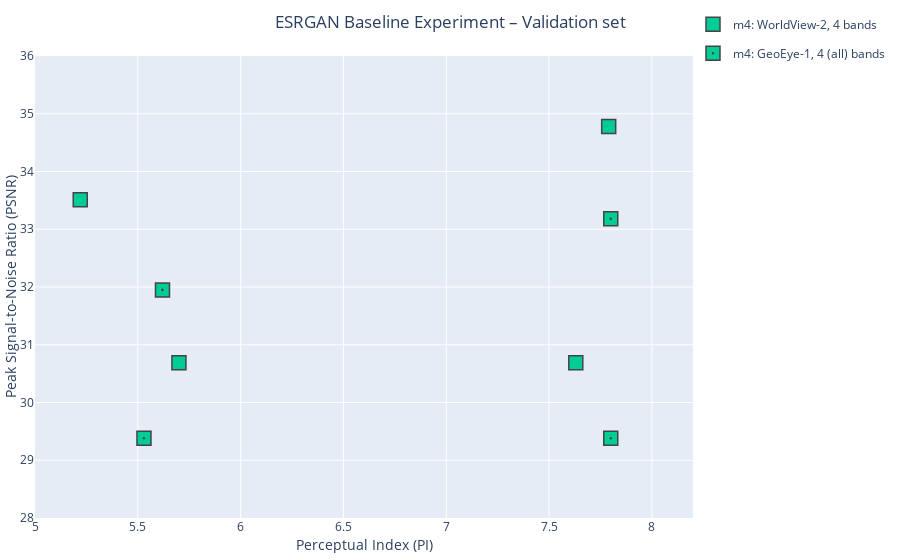

This figure's notebook cell:
### Code cell
def metric1_vs_metric2_e1(stat_df, metric1='PI', metric2='PSNR'):
    fig = go.Figure()
    df = stat_df.loc[stat_df.index.str.contains('e01'), :]
    df_wv02_8 = df.loc[df.index.str.contains('-8-.*WV02'), :]
    df_wv02_6 = df.loc[df.index.str.contains('-6-.*WV02'), :]
    df_wv02_4 = df.loc[df.index.str.contains('-4-.*WV02'), :]
    df_wv02_3 = df.loc[df.index.str.contains('-3-.*WV02'), :]
    df_ge01_4 = df.loc[df.index.str.contains('-4-.*GE01'), :]
    df_ge01_3 = df.loc[df.index.str.contains('-3-.*GE01'), :]
    
    marker_size = 14
    outline_width = 1.5
    
    fig.add_trace(go.Scatter(x=df_wv02_8[metric1], y=df_wv02_8[metric2], 
                             mode='markers', 
                             marker=dict(symbol='diamond', size=marker_size, 
                                         color=LEGEND_COLORS['e01-8-WV02'], 
                                         line=dict(width=outline_width)), 
                             name=LEGEND_NAMES['e01-8-WV02'], legendgroup='WorldView-2',
                             visible=True, showlegend=True
                            ))
    
    
    fig.add_trace(go.Scatter(x=df_wv02_6[metric1], y=df_wv02_6[metric2], 
                             mode='markers', 
                             marker=dict(symbol='hexagram', size=marker_size, 
                                         color=LEGEND_COLORS['e01-6-WV02'], 
                                         line=dict(width=outline_width)), 
                             name=LEGEND_NAMES['e01-6-WV02'], legendgroup='WorldView-2',
                             visible=True, showlegend=True
                            ))
    
    
    fig.add_trace(go.Scatter(x=df_wv02_4[metric1], y=df_wv02_4[metric2], 
                             mode='markers', 
                             marker=dict(symbol='square', size=marker_size, 
                                         color=LEGEND_COLORS['e01-4-WV02'], 
                                         line=dict(width=outline_width)),
                             name=LEGEND_NAMES['e01-4-WV02'], legendgroup='WorldView-2',
                             visible=True, showlegend=True
                            ))
    
    fig.add_trace(go.Scatter(x=df_wv02_3[metric1], y=df_wv02_3[metric2], 
                             mode='markers', 
                             marker=dict(symbol='circle', size=marker_size, 
                                         color=LEGEND_COLORS['e01-3-WV02'], 
                                         line=dict(width=outline_width)),
                             name=LEGEND_NAMES['e01-3-WV02'], legendgroup='WorldView-2',
                             visible=True, showlegend=True
                            ))
    
    
    fig.add_trace(go.Scatter(x=df_ge01_4[metric1], y=df_ge01_4[metric2], 
                             mode='markers', 
                             marker=dict(symbol='square-dot', size=marker_size, 
                                         color=LEGEND_COLORS['e01-4-GE01'], 
                                         line=dict(width=outline_width)),
                             name=LEGEND_NAMES['e01-4-GE01'], legendgroup='GeoEye-1',
                             visible=True, showlegend=True
                            ))
    
    
    fig.add_trace(go.Scatter(x=df_ge01_3[metric1], y=df_ge01_3[metric2], 
                             mode='markers', 
                             marker=dict(symbol='circle-dot', size=marker_size, 
                                         color=LEGEND_COLORS['e01-3-GE01'], 
                                         line=dict(width=2)),
                             name=LEGEND_NAMES['e01-3-GE01'], legendgroup='GeoEye-1',
                             visible=True, showlegend=True
                            ))

    
    if metric1 == 'PI':
        metric1_title = 'Perceptual Index (PI)'
    elif metric1 == 'NIQE':
        metric1_title = 'Naturalness Image Quality Evaluator (NIQE)'
    elif metric1 == 'Ma':
        metric1_title = 'Ma et al. (Ma)'
    else:
        raise ValueError
    
    if metric2 == 'PSNR':
        metric2_title = 'Peak Signal-to-Noise Ratio (PSNR)'
    elif metric2 == 'SSIM':
        metric2_title = 'Structural Similarity Index (SSIM)'
    fig.update_yaxes(title=dict(text=metric2_title, standoff=0), range=(28,36))
    fig.update_xaxes(title=dict(text=metric1_title, standoff=5), range=(5,8.2))
    fig.update_layout(title=dict(text='ESRGAN Baseline Experiment – Validation set', 
                                 x=0.5, xanchor='center', yanchor='bottom'), 
                      legend=dict(yanchor="top", y=1.1, xanchor="left", x=1),
                      showlegend=True, 
                      #width=1200, height=600, 
                      margin=dict(l=10, r=10, t=35, b=10)
                     )
    fig.show()

def metric1_vs_metric2_e2(stat_df, metric1='PI', metric2='PSNR'):
    fig = go.Figure()
    df = stat_df
    df_wv02_4 = df.loc[df.index.str.contains('e01-4-.*WV02'), :]
    df_ge01_4 = df.loc[df.index.str.contains('e01*-4-.*GE01'), :]
    df_wv02_4_os = df.loc[df.index.str.contains('e04*-4-.*WV02'), :]
    df_ge01_4_os = df.loc[df.index.str.contains('e04*-4-.*GE01'), :]
    df_wv02_4_aug = df.loc[df.index.str.contains('e05*-4-.*WV02'), :]
    df_ge01_4_aug = df.loc[df.index.str.contains('e05*-4-.*GE01'), :]
    df_wv02_4_osaug = df.loc[df.index.str.contains('e06*-4-.*WV02'), :]
    df_ge01_4_osaug = df.loc[df.index.str.contains('e06*-4-.*GE01'), :]
    
    print(df_wv02_4_os)
    
    marker_size = 14
    outline_width = 1.5
    
    fig.add_trace(go.Scatter(x=df_wv02_4[metric1], y=df_wv02_4[metric2], 
                             mode='markers', 
                             marker=dict(symbol='square', size=marker_size, 
                                         color=LEGEND_COLORS['e01-4-WV02'], 
                                         line=dict(width=outline_width)),
                             name=LEGEND_NAMES['e01-4-WV02'], legendgroup='WorldView-2',
                             visible=True, showlegend=True
                            ))
    fig.add_trace(go.Scatter(x=df_wv02_4_os[metric1], y=df_wv02_4_os[metric2], 
                             mode='markers', 
                             marker=dict(symbol='diamond', size=marker_size, 
                                         color=LEGEND_COLORS['e04-4-WV02'], 
                                         line=dict(width=outline_width)), 
                             name=LEGEND_NAMES['e04-4-WV02'], legendgroup='WorldView-2',
                             visible=True, showlegend=True
                            ))
    fig.add_trace(go.Scatter(x=df_wv02_4_aug[metric1], y=df_wv02_4_aug[metric2], 
                             mode='markers', 
                             marker=dict(symbol='hexagram', size=marker_size, 
                                         color=LEGEND_COLORS['e05-4-WV02'], 
                                         line=dict(width=outline_width)), 
                             name=LEGEND_NAMES['e05-4-WV02'], legendgroup='WorldView-2',
                             visible=True, showlegend=True
                            ))
    fig.add_trace(go.Scatter(x=df_wv02_4_osaug[metric1], y=df_wv02_4_osaug[metric2], 
                             mode='markers', 
                             marker=dict(symbol='circle', size=marker_size, 
                                         color=LEGEND_COLORS['e06-4-WV02'], 
                                         line=dict(width=outline_width)),
                             name=LEGEND_NAMES['e06-4-WV02'], legendgroup='WorldView-2',
                             visible=True, showlegend=True
                            ))
    
    fig.add_trace(go.Scatter(x=df_ge01_4[metric1], y=df_ge01_4[metric2], 
                             mode='markers', 
                             marker=dict(symbol='square-dot', size=marker_size, 
                                         color=LEGEND_COLORS['e01-4-GE01'], 
                                         line=dict(width=outline_width)),
                             name=LEGEND_NAMES['e01-4-GE01'], legendgroup='GeoEye-1',
                             visible=True, showlegend=True
                            ))
    fig.add_trace(go.Scatter(x=df_ge01_4_os[metric1], y=df_ge01_4_os[metric2], 
                             mode='markers', 
                             marker=dict(symbol='diamond-dot', size=marker_size, 
                                         color=LEGEND_COLORS['e04-4-GE01'], 
                                         line=dict(width=2)),
                             name=LEGEND_NAMES['e04-4-GE01'], legendgroup='GeoEye-1',
                             visible=True, showlegend=True
                            ))
    fig.add_trace(go.Scatter(x=df_ge01_4_aug[metric1], y=df_ge01_4_aug[metric2], 
                             mode='markers', 
                             marker=dict(symbol='hexagram-dot', size=marker_size, 
                                         color=LEGEND_COLORS['e05-4-GE01'], 
                                         line=dict(width=2)),
                             name=LEGEND_NAMES['e05-4-GE01'], legendgroup='GeoEye-1',
                             visible=True, showlegend=True
                            ))
    fig.add_trace(go.Scatter(x=df_ge01_4_osaug[metric1], y=df_ge01_4_osaug[metric2], 
                             mode='markers', 
                             marker=dict(symbol='circle-dot', size=marker_size, 
                                         color=LEGEND_COLORS['e06-4-GE01'], 
                                         line=dict(width=2)),
                             name=LEGEND_NAMES['e06-4-GE01'], legendgroup='GeoEye-1',
                             visible=True, showlegend=True
                            ))

    
    if metric1 == 'PI':
        metric1_title = 'Perceptual Index (PI)'
    elif metric1 == 'NIQE':
        metric1_title = 'Naturalness Image Quality Evaluator (NIQE)'
    elif metric1 == 'Ma':
        metric1_title = 'Ma et al. (Ma)'
    else:
        raise ValueError
    
    if metric2 == 'PSNR':
        metric2_title = 'Peak Signal-to-Noise Ratio (PSNR)'
    elif metric2 == 'SSIM':
        metric2_title = 'Structural Similarity Index (SSIM)'
    fig.update_yaxes(title=dict(text=metric2_title, standoff=0), range=(29,36))
    fig.update_xaxes(title=dict(text=metric1_title, standoff=5), range=(5,8.2))
    fig.update_layout(title=dict(text='ESRGAN Regularization Experiment – Validation set',
                             x=0.5,
                             xanchor='center',
                             yanchor='bottom'), 
                  showlegend=True, 
                  #width=1200, height=600, 
                  margin=dict(l=10, r=10, t=35, b=10)
                     )
    fig.show()    
if LAST_EPOCH:
    metric1_vs_metric2_e1(df_mean, metric1='PI', metric2='PSNR')
    #metric1_vs_metric2_e2(df_mean, metric1='PI', metric2='PSNR')

### Figure 1 — Plotly figure (JSON) as saved in the notebook; plotly's stock layout.template omitted (floating-point values rounded to 4 significant figures)
{"data": [{"legendgroup": "WorldView-2", "marker": {"color": "#636EFA", "line": {"width": 1.5}, "size": 14, "symbol": "diamond"}, "mode": "markers", "name": "m8: WorldView-2, 8 (all) bands", "showlegend": true, "type": "scatter", "visible": true, "x": [], "y": []}, {"legendgroup": "WorldView-2", "marker": {"color": "#EF553B", "line": {"width": 1.5}, "size": 14, "symbol": "hexagram"}, "mode": "markers", "name": "m6: WorldView-2, 6 bands", "showlegend": true, "type": "scatter", "visible": true, "x": [], "y": []}, {"legendgroup": "WorldView-2", "marker": {"color": "#00CC96", "line": {"width": 1.5}, "size": 14, "symbol": "square"}, "mode": "markers", "name": "m4: WorldView-2, 4 bands", "showlegend": true, "type": "scatter", "visible": true, "x": [7.63, 5.22, 5.7, 7.79], "y": [30.69, 33.51, 30.69, 34.78]}, {"legendgroup": "WorldView-2", "marker": {"color": "#AB63FA", "line": {"width": 1.5}, "size": 14, "symbol": "circle"}, "mode": "markers", "name": "m3: WorldView-2, 3 bands", "showlegend": true, "type": "scatter", "visible": true, "x": [], "y": []}, {"legendgroup": "GeoEye-1", "marker": {"color": "#00CC96", "line": {"width": 1.5}, "size": 14, "symbol": "square-dot"}, "mode": "markers", "name": "m4: GeoEye-1, 4 (all) bands", "showlegend": true, "type": "scatter", "visible": true, "x": [7.8, 5.62, 5.53, 7.8], "y": [29.38, 31.95, 29.38, 33.18]}, {"legendgroup": "GeoEye-1", "marker": {"color": "#AB63FA", "line": {"width": 2}, "size": 14, "symbol": "circle-dot"}, "mode": "markers", "name": "m3: GeoEye-1, 3 bands", "showlegend": true, "type": "scatter", "visible": true, "x": [], "y": []}], "layout": {"legend": {"x": 1, "xanchor": "left", "y": 1.1, "yanchor": "top"}, "margin": {"b": 10, "l": 10, "r": 10, "t": 35}, "showlegend": true, "title": {"text": "ESRGAN Baseline Experiment – Validation set", "x": 0.5, "xanchor": "center", "yanchor": "bottom"}, "xaxis": {"range": [5, 8.2], "title": {"standoff": 5, "text": "Perceptual Index (PI)"}}, "yaxis": {"range": [28, 36], "title": {"standoff": 0, "text": "Peak Signal-to-Noise Ratio (PSNR)"}}}}
